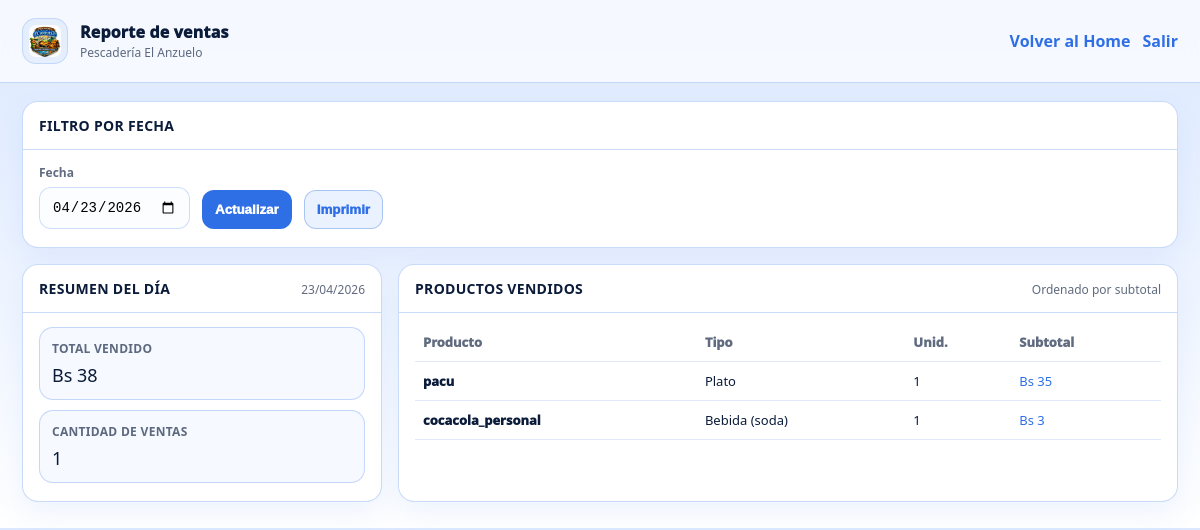
Page /reporte/ (signed in) on the committed database.
### sistema/models.py (models this page shows)
class Producto(models.Model):
    class Categoria(models.TextChoices):
        PLATO = 'plato', 'Plato'
        BEBIDA = 'bebida', 'Bebida'
    class BebidaTipo(models.TextChoices):
        SODA = 'soda', 'Soda'
        JUGO_NATURAL = 'jugo', 'Jugo Natural'
        OTRA = 'otra', 'Otra'
    nombre = models.CharField(max_length=100)
    descripcion = models.TextField(blank=True)
    precio = models.DecimalField(max_digits=6, decimal_places=2)
    categoria = models.CharField(max_length=10, choices=Categoria.choices)
    bebida_tipo = models.CharField(max_length=20, choices=BebidaTipo.choices, blank=True)
    imagen = models.ImageField(upload_to='productos/', null=True, blank=True)

### sistema/views.py (the view)
# urls.py: path('reporte/', views.reporte_ventas, name='reporte_ventas'),
@login_required
def reporte_ventas(request):
    fecha_str = (request.GET.get('fecha') or '').strip()
    if fecha_str:
        try:
            fecha = timezone.datetime.fromisoformat(fecha_str).date()
        except ValueError:
            fecha = timezone.localdate()
    else:
        fecha = timezone.localdate()
    inicio_dia = timezone.make_aware(timezone.datetime.combine(fecha, timezone.datetime.min.time()))
    fin_dia = timezone.make_aware(timezone.datetime.combine(fecha, timezone.datetime.max.time()))
    ventas_qs = Venta.objects.filter(fecha__range=(inicio_dia, fin_dia))
    resumen = ventas_qs.aggregate(
        total_vendido=Sum('total'),
        cantidad_ventas=Count('id'),
    )
    detalles_qs = (
        DetalleVenta.objects
        .select_related('producto')
        .filter(venta__in=ventas_qs)
        .values('producto__nombre', 'producto__categoria', 'producto__bebida_tipo')
        .annotate(
            unidades=Sum('cantidad'),
            subtotal=Sum('subtotal'),
        )
        .order_by('-subtotal', '-unidades', 'producto__nombre')
    )
    return render(request, 'sistema/reporte.html', {
        'fecha': fecha,
        'resumen': resumen,
        'detalles': list(detalles_qs),
    })

### sistema/templates/sistema/reporte.html (shortened to what this page needs)
<!DOCTYPE html>
<html>
<head>
    {% load static %}
    <link rel="stylesheet" href="{% static 'sistema/reporte.css' %}">
</head>
<body>
    <header class="top">
        <div class="brand">
            <img src="{% static 'sistema/logo.jpeg' %}" alt="Logo">
            <div>
                <div class="title">Reporte de ventas</div>
                <div class="subtitle">Pescadería El Anzuelo</div>
            </div>
        </div>
        <div class="actions">
            <a class="link" href="{% url 'inicio' %}">Volver al Home</a>
            <a class="link" href="{% url 'logout' %}">Salir</a>
        </div>
    </header>
    <main class="wrap">
        <section class="card">
            <div class="card-h">
                <h2>Filtro por fecha</h2>
            </div>
            <form class="filter" method="GET" action="{% url 'reporte_ventas' %}">
                <label>
                    Fecha
                    <input type="date" name="fecha" value="{{ fecha|date:'Y-m-d' }}">
                </label>
                <button type="submit" class="btn primary">Actualizar</button>
                <button type="button" class="btn" onclick="window.print()">Imprimir</button>
            </form>
        </section>
        <section class="grid">
            <div class="card">
                <div class="card-h">
                    <h2>Resumen del día</h2>
                    <div class="small">{{ fecha|date:"d/m/Y" }}</div>
                </div>
                <div class="kpis">
                    <div class="kpi">
                        <div class="k">Total vendido</div>
                        <div class="v">Bs {{ resumen.total_vendido|default:"0.00" }}</div>
                    </div>
                    <div class="kpi">
                        <div class="k">Cantidad de ventas</div>
                        <div class="v">{{ resumen.cantidad_ventas|default:"0" }}</div>
                    </div>
                </div>
            </div>
            <div class="card">
                <div class="card-h">
                    <h2>Productos vendidos</h2>
                    <div class="small">Ordenado por subtotal</div>
                </div>
                <div class="table-wrap">
                    <table>
                        <thead>
                            <tr>
                                <th>Producto</th>
                                <th>Tipo</th>
                                <th>Unid.</th>
                                <th>Subtotal</th>
                            </tr>
                        </thead>
                        <tbody>
                            {% for d in detalles %}
                                <tr>
                                    <td class="strong">{{ d.producto__nombre }}</td>
                                    <td>
                                        {% if d.producto__categoria == 'bebida' %}
                                            Bebida ({{ d.producto__bebida_tipo }})
                                        {% else %}
                                            Plato
                                        {% endif %}
                                    </td>
                                    <td>{{ d.unidades }}</td>
                                    <td class="money">Bs {{ d.subtotal }}</td>
                                </tr>
                            {% empty %}
                                <tr>
                                    <td colspan="4" class="muted">No hay ventas en esta fecha.</td>
                                </tr>
                            {% endfor %}
                        </tbody>
                    </table>
                </div>
            </div>
        </section>
    </main>
</body>
</html>

### sistema/static/sistema/reporte.css (style rules this page uses)
:root { --blue:#2f6fe6; --blue-soft:#dbe8ff; --white:#ffffff; --text:#0b1b3a; --muted:rgba(11,27,58,0.65); --border:rgba(47,111,230,0.25); }
* { box-sizing:border-box; }
body { margin:0; font-family:system-ui,-apple-system,Segoe UI,Roboto,Arial,sans-serif; background:linear-gradient(180deg,var(--blue-soft),var(--white)); color:var(--text); }
.top { padding:18px 22px; display:flex; align-items:center; justify-content:space-between; gap:16px; border-bottom:1px solid var(--border); background:rgba(255,255,255,0.7); backdrop-filter:blur(6px); }
.brand { display:flex;align-items:center;gap:12px; }
.brand img { width:46px;height:46px;object-fit:contain; border-radius:14px;padding:6px; background:rgba(47,111,230,0.08); border:1px solid rgba(47,111,230,0.18); }
.title { font-weight:1000;letter-spacing:0.2px; }
.subtitle { font-size:12px;color:var(--muted);margin-top:1px; }
.actions { display:flex;gap:12px;align-items:center; }
.link { font-weight:900;color:var(--blue);text-decoration:none; }
.wrap { padding:18px 22px 26px;max-width:1200px;margin:0 auto;display:grid;gap:16px; }
.grid { display:grid;grid-template-columns:360px 1fr;gap:16px; }
.card { background:var(--white); border:1px solid var(--border); border-radius:16px; box-shadow:0 12px 30px rgba(47,111,230,0.08); overflow:hidden; }
.card-h { padding:14px 16px; border-bottom:1px solid var(--border); display:flex; align-items:baseline; justify-content:space-between; gap:12px; }
.card-h h2 { margin:0; font-size:14px; letter-spacing:0.3px; text-transform:uppercase; }
.small { font-size:12px;color:var(--muted); }
.filter { padding:14px 16px 18px; display:flex; gap:12px; flex-wrap:wrap; align-items:flex-end; }
.filter label { display:grid;gap:6px;font-weight:900;font-size:12px;color:var(--muted); }
.filter input { padding:11px 12px;border-radius:12px; border:1px solid rgba(47,111,230,0.22); background:#fbfdff;outline:none;font-size:14px; }
.btn { padding:11px 12px; border-radius:12px; border:1px solid rgba(47,111,230,0.35); background:rgba(219,232,255,0.55); color:var(--blue); font-weight:1000; cursor:pointer; }
.btn.primary { background:var(--blue); border-color:rgba(47,111,230,0.9); color:#fff; }
.kpis { padding:14px 16px 18px;display:grid;gap:10px; }
.kpi { border:1px solid var(--border); border-radius:14px; padding:12px; background:rgba(219,232,255,0.25); }
.k { font-size:12px;color:var(--muted);font-weight:900;text-transform:uppercase;letter-spacing:0.3px; }
.v { margin-top:6px;font-weight:1100;font-size:18px;color:var(--text); }
.table-wrap { padding:10px 16px 18px;overflow:auto; }
table { width:100%;border-collapse:collapse; }
th,td { padding:10px 8px;border-bottom:1px solid rgba(47,111,230,0.15);font-size:13px;text-align:left; }
th { color:var(--muted);font-weight:950; }
.strong { font-weight:950; }
.money { font-weight:1100;color:var(--blue); }

### rows in the picture
Producto: producto__nombre "pacu", shows "Plato", unidades "1", subtotal "35"
Producto: producto__nombre "cocacola_personal", producto__bebida_tipo "soda", unidades "1", subtotal "3"

### other values in the picture
{{ fecha|date:"d/m/Y" }} "23/04/2026"
{{ resumen.total_vendido|default:"0.00" }} "38"
{{ resumen.cantidad_ventas|default:"0" }} "1"
